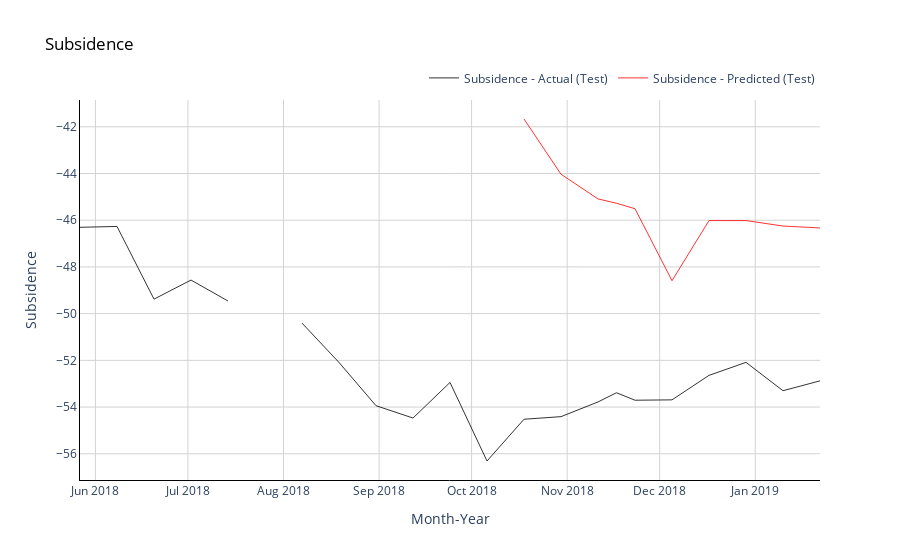

The cell this chart's notebook holds for it:
### Code cell
# Plot subsidence (actual and predicted) for test (out of time) data
fig = go.Figure()

#Trace for actual temperatures
fig.add_trace(go.Scatter(x=np.array(df_test.columns),
                         y=np.array(df_test.values).flatten(),
                         mode='lines',
                         name='Subsidence - Actual (Test)',
                         opacity=0.8,
                         line=dict(color='black', width=1)
                        ))

# Trace for predicted temperatures
fig.add_trace(go.Scatter(x=np.array(df_test.columns[-timestep:]),
                         y=pred_test.flatten(),
                         mode='lines',
                         name='Subsidence - Predicted (Test)',
                         opacity=0.8,
                         line=dict(color='red', width=1)
                        ))

# Change chart background color
fig.update_layout(dict(plot_bgcolor = 'white'))

# Update axes lines
fig.update_xaxes(showgrid=True, gridwidth=1, gridcolor='lightgrey', 
                 zeroline=True, zerolinewidth=1, zerolinecolor='lightgrey', 
                 showline=True, linewidth=1, linecolor='black',
                 title='Month-Year'
                )

fig.update_yaxes(showgrid=True, gridwidth=1, gridcolor='lightgrey', 
                 zeroline=True, zerolinewidth=1, zerolinecolor='lightgrey', 
                 showline=True, linewidth=1, linecolor='black',
                 title='Subsidence'
                )

# Set figure title
fig.update_layout(title=dict(text="Subsidence", font=dict(color='black')),
                  legend=dict(orientation="h", yanchor="bottom", y=1.02, xanchor="right", x=1)
                 )
fig.show()

### Figure 1 — Plotly figure (JSON) as saved in the notebook; plotly's stock layout.template omitted (floating-point values rounded to 4 significant figures)
{"data": [{"line": {"color": "black", "width": 1}, "mode": "lines", "name": "Subsidence - Actual (Test)", "opacity": 0.8, "type": "scatter", "x": ["2018-05-27T00:00:00.000000000", "2018-06-08T00:00:00.000000000", "2018-06-20T00:00:00.000000000", "2018-07-02T00:00:00.000000000", "2018-07-14T00:00:00.000000000", "2018-07-26T00:00:00.000000000", "2018-08-07T00:00:00.000000000", "2018-08-19T00:00:00.000000000", "2018-08-31T00:00:00.000000000", "2018-09-12T00:00:00.000000000", "2018-09-24T00:00:00.000000000", "2018-10-06T00:00:00.000000000", "2018-10-18T00:00:00.000000000", "2018-10-30T00:00:00.000000000", "2018-11-11T00:00:00.000000000", "2018-11-17T00:00:00.000000000", "2018-11-23T00:00:00.000000000", "2018-12-05T00:00:00.000000000", "2018-12-17T00:00:00.000000000", "2018-12-29T00:00:00.000000000", "2019-01-10T00:00:00.000000000", "2019-01-22T00:00:00.000000000"], "y": [-46.3, -46.27, -49.38, -48.56, -49.46, null, -50.41, -52.09, -53.94, -54.47, -52.95, -56.31, -54.52, -54.41, -53.78, -53.39, -53.71, -53.69, -52.64, -52.09, -53.3, -52.88]}, {"line": {"color": "red", "width": 1}, "mode": "lines", "name": "Subsidence - Predicted (Test)", "opacity": 0.8, "type": "scatter", "x": ["2018-10-18T00:00:00.000000000", "2018-10-30T00:00:00.000000000", "2018-11-11T00:00:00.000000000", "2018-11-17T00:00:00.000000000", "2018-11-23T00:00:00.000000000", "2018-12-05T00:00:00.000000000", "2018-12-17T00:00:00.000000000", "2018-12-29T00:00:00.000000000", "2019-01-10T00:00:00.000000000", "2019-01-22T00:00:00.000000000"], "y": [-41.67, -44.03, -45.09, -45.27, -45.51, -48.59, -46.01, -46.01, -46.25, -46.33, -41.66, -44.69, -45.05, -45.44, -48.58, -46.02, -46.02, -46.25, -46.33, -46.14, -42.12, -44.66, -45.23, -48.55, -46.01, -46.02, -46.25, -46.33, -46.14, -46.54]}], "layout": {"legend": {"orientation": "h", "x": 1, "xanchor": "right", "y": 1.02, "yanchor": "bottom"}, "plot_bgcolor": "white", "title": {"font": {"color": "black"}, "text": "Subsidence"}, "xaxis": {"gridcolor": "lightgrey", "gridwidth": 1, "linecolor": "black", "linewidth": 1, "showgrid": true, "showline": true, "title": {"text": "Month-Year"}, "zeroline": true, "zerolinecolor": "lightgrey", "zerolinewidth": 1}, "yaxis": {"gridcolor": "lightgrey", "gridwidth": 1, "linecolor": "black", "linewidth": 1, "showgrid": true, "showline": true, "title": {"text": "Subsidence"}, "zeroline": true, "zerolinecolor": "lightgrey", "zerolinewidth": 1}}}
